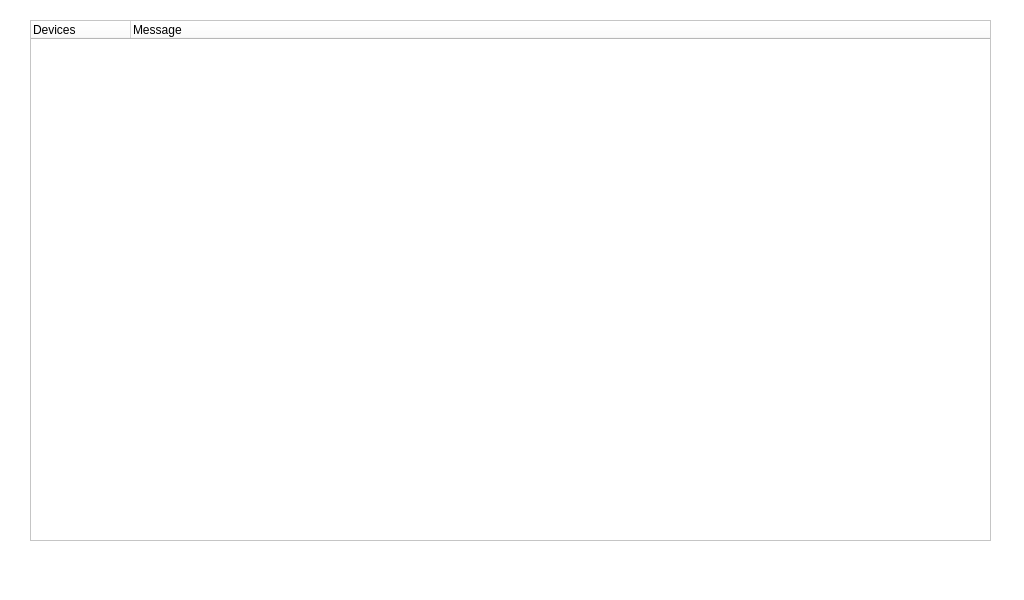
<?xml version="1.0" encoding="UTF-8"?>
<ui version="4.0">
 <class>MainWindow</class>
 <widget class="QMainWindow" name="MainWindow">
  <property name="geometry">
   <rect>
    <x>0</x>
    <y>0</y>
    <width>1024</width>
    <height>600</height>
   </rect>
  </property>
  <property name="minimumSize">
   <size>
    <width>1024</width>
    <height>600</height>
   </size>
  </property>
  <property name="maximumSize">
   <size>
    <width>1024</width>
    <height>600</height>
   </size>
  </property>
  <property name="windowTitle">
   <string>MainWindow</string>
  </property>
  <property name="styleSheet">
   <string notr="true">background-color: rgb(255, 255, 255);</string>
  </property>
  <widget class="QWidget" name="centralwidget">
   <widget class="QTreeWidget" name="tree_diag">
    <property name="geometry">
     <rect>
      <x>30</x>
      <y>20</y>
      <width>961</width>
      <height>521</height>
     </rect>
    </property>
    <column>
     <property name="text">
      <string>Devices</string>
     </property>
    </column>
    <column>
     <property name="text">
      <string>Message</string>
     </property>
    </column>
   </widget>
  </widget>
  <widget class="QMenuBar" name="menubar">
   <property name="geometry">
    <rect>
     <x>0</x>
     <y>0</y>
     <width>1024</width>
     <height>22</height>
    </rect>
   </property>
  </widget>
  <widget class="QStatusBar" name="statusbar">
   <property name="enabled">
    <bool>true</bool>
   </property>
  </widget>
 </widget>
 <resources>
  <include location="../resource/images.qrc"/>
 </resources>
 <connections/>
</ui>
